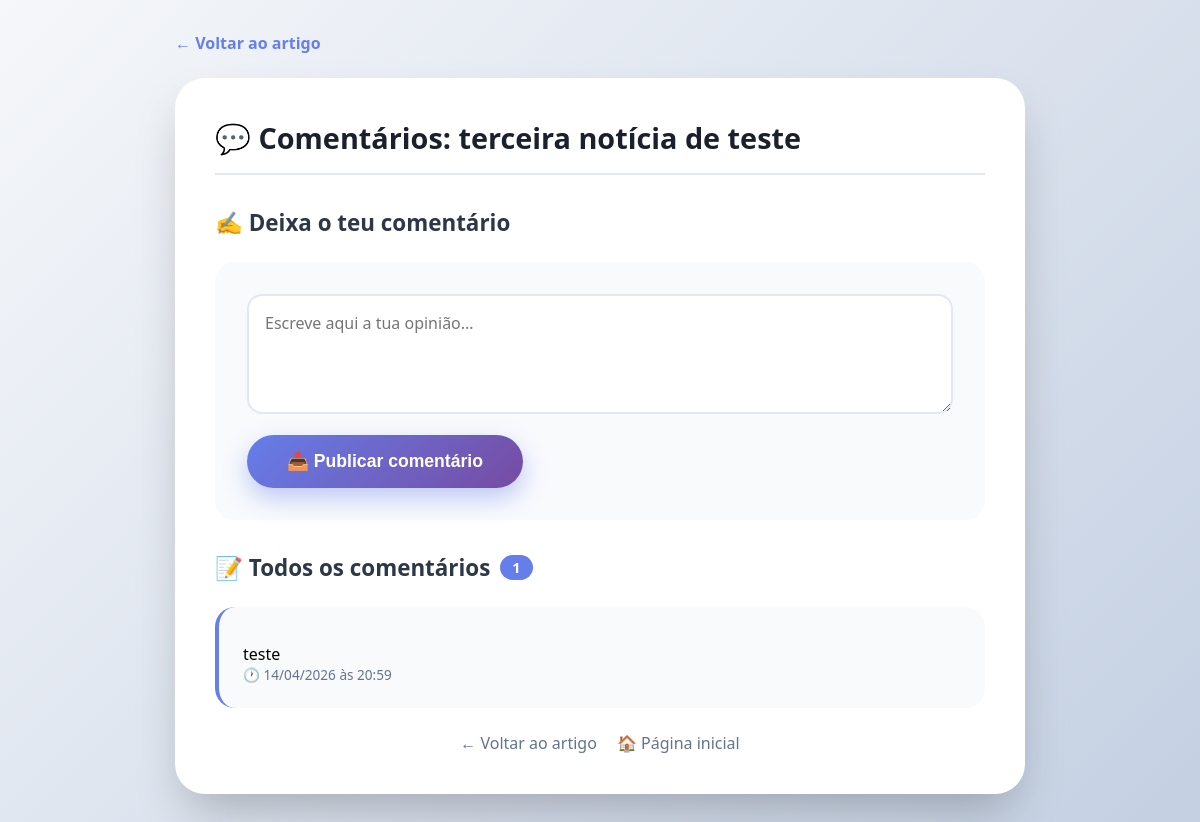
The page /artigo/3/comentarios/ on the database its author committed.
### noticias/models.py (models this page shows, shortened)
class Artigo(models.Model):
    titulo = models.CharField(max_length=200)
    corpo = models.TextField()
    data_publicacao = models.DateTimeField(auto_now_add=True)

class Comentario(models.Model):
    artigo = models.ForeignKey(Artigo, on_delete=models.CASCADE, related_name='comentarios')
    texto = models.TextField()
    data_publicacao = models.DateTimeField(auto_now_add=True)

### noticias/views.py (the view)
# urls.py: path('artigo/<int:artigo_id>/comentarios/', views.comentarios_artigo, name='comentarios_artigo'),
def comentarios_artigo(request, artigo_id):
    artigo = get_object_or_404(Artigo, pk=artigo_id)
    if request.method == 'POST':
        texto = request.POST.get('texto')
        if texto:
            Comentario.objects.create(artigo=artigo, texto=texto)
            return redirect('comentarios_artigo', artigo_id=artigo.id)
    comentarios = artigo.comentarios.all().order_by('-data_publicacao')
    return render(request, 'noticias/comentarios.html', {
        'artigo': artigo,
        'comentarios': comentarios
    })

### noticias/templates/noticias/comentarios.html (shortened to what this page needs)
<!DOCTYPE html>
<html lang="pt">
<head>
</head>
<body>
    <div class="container">
        <a href="{% url 'detalhe_artigo' artigo.id %}" class="voltar-link">← Voltar ao artigo</a>
        <div class="card">
            <h1 class="artigo-titulo">💬 Comentários: {{ artigo.titulo }}</h1>
            <div class="form-section">
                <h2>✍️ Deixa o teu comentário</h2>
                <form method="post" class="comentario-form">
                    <textarea name="texto" placeholder="Escreve aqui a tua opinião..." required></textarea>
                    <button type="submit" class="btn-submit">📤 Publicar comentário</button>
                </form>
            </div>
            <div class="comentarios-lista">
                <h2>
                    📝 Todos os comentários
                    <span class="comentario-count">{{ comentarios|length }}</span>
                </h2>
                {% for comentario in comentarios %}
                <div class="comentario-item">
                    <p class="comentario-texto">{{ comentario.texto|linebreaks }}</p>
                    <div class="comentario-data">
                        🕐 {{ comentario.data_publicacao|date:"d/m/Y" }} às {{ comentario.data_publicacao|date:"H:i" }}
                    </div>
                </div>
                {% empty %}
                <div class="empty-comentarios">
                    <p>💭 Ainda não há comentários.</p>
                    <p style="font-size: 1rem; margin-top: 10px;">Sê o primeiro a comentar!</p>
                </div>
                {% endfor %}
            </div>
            <div class="nav-links">
                <a href="{% url 'detalhe_artigo' artigo.id %}">← Voltar ao artigo</a>
                <a href="{% url 'lista_artigos' %}">🏠 Página inicial</a>
            </div>
        </div>
    </div>
</body>
</html>

### noticias/templates/noticias/comentarios.html (style rules this page uses)
* { margin: 0; padding: 0; box-sizing: border-box; }
body { font-family: 'Segoe UI', 'Roboto', system-ui, sans-serif; background: linear-gradient(135deg, #f5f7fa 0%, #c3cfe2 100%); min-height: 100vh; padding: 2rem 1rem; }
.container { max-width: 850px; margin: 0 auto; }
.voltar-link { display: inline-block; color: #667eea; text-decoration: none; font-weight: 600; margin-bottom: 1.5rem; transition: transform 0.2s ease; }
.card { background: white; border-radius: 30px; padding: 2.5rem; box-shadow: 0 25px 50px -12px rgba(0,0,0,0.25); margin-bottom: 2rem; }
.artigo-titulo { font-size: 1.8rem; font-weight: 700; color: #1a202c; margin-bottom: 2rem; padding-bottom: 1rem; border-bottom: 2px solid #e2e8f0; }
.form-section h2 { font-size: 1.4rem; color: #2d3748; margin-bottom: 1.5rem; }
.comentario-form { background: #f8fafc; padding: 2rem; border-radius: 20px; margin-bottom: 2rem; }
.comentario-form textarea { width: 100%; padding: 1rem; border: 2px solid #e2e8f0; border-radius: 15px; font-size: 1rem; font-family: inherit; resize: vertical; min-height: 120px; transition: border-color 0.3s ease, box-shadow 0.3s ease; }
.btn-submit { background: linear-gradient(135deg, #667eea 0%, #764ba2 100%); color: white; border: none; padding: 1rem 2.5rem; border-radius: 50px; font-size: 1.1rem; font-weight: 600; cursor: pointer; margin-top: 1rem; box-shadow: 0 10px 25px rgba(102, 126, 234, 0.4); transition: all 0.3s ease; }
.comentarios-lista h2 { font-size: 1.4rem; color: #2d3748; margin-bottom: 1.5rem; display: flex; align-items: center; gap: 10px; }
.comentario-count { background: #667eea; color: white; padding: 3px 12px; border-radius: 50px; font-size: 0.9rem; }
.comentario-item { background: #f8fafc; border-radius: 20px; padding: 1.5rem; margin-bottom: 1rem; border-left: 4px solid #667eea; animation: slideIn 0.4s ease; }
.comentario-texto { font-size: 1.1rem; line-height: 1.6; color: #334155; margin-bottom: 0.75rem; }
.comentario-data { font-size: 0.85rem; color: #64748b; display: flex; align-items: center; gap: 5px; }
.nav-links { margin-top: 1.5rem; display: flex; gap: 20px; justify-content: center; }
.nav-links a { color: #64748b; text-decoration: none; font-weight: 500; transition: color 0.2s ease; }

### rows shown on the page
Artigo: titulo "terceira notícia de teste"
Comentario: texto "teste", data_publicacao "14/04/2026", data_publicacao "20:59"

### other values the page prints
{{ comentarios|length }} "1"
